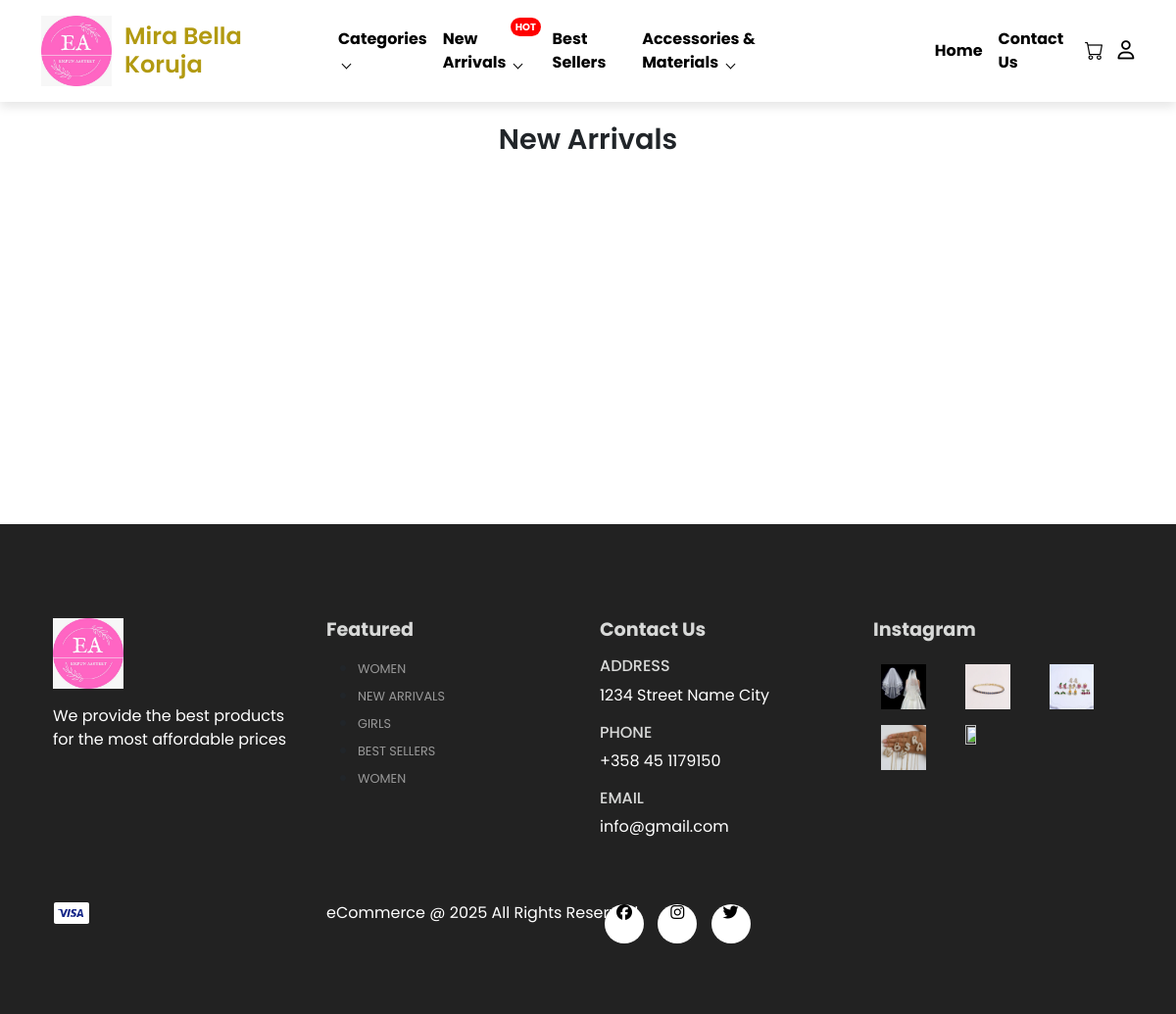
Before: /new_arrivals.php?product_name=Bracelet with the older database file.
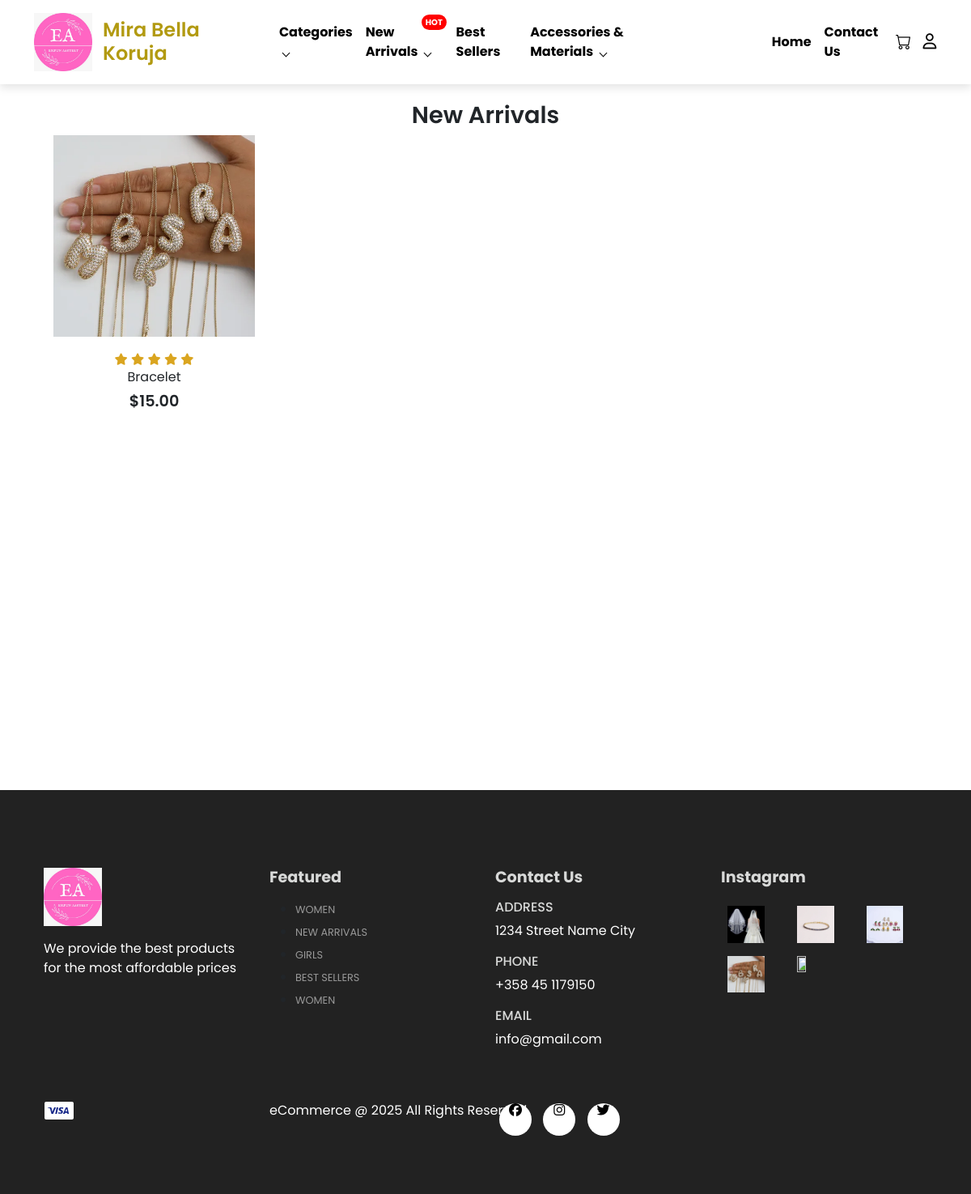
After: the same page with the newer database file.
### tables this page shows
CREATE TABLE `products` (
  `product_id` int(11) NOT NULL,
  `product_name` varchar(100) NOT NULL,
  `product_category` varchar(100) NOT NULL,
  `product_description` varchar(255) NOT NULL,
  `product_image` varchar(255) NOT NULL,
  `product_image2` varchar(255) NOT NULL,
  `product_image3` varchar(255) NOT NULL,
  `product_image4` varchar(255) NOT NULL,
  `product_image5` varchar(255) NOT NULL,
  `product_price` decimal(6,2) NOT NULL,
  `product_special_offer` int(2) NOT NULL,
  `product_color` varchar(100) NOT NULL
);

### new_arrivals.php (the view, shortened to what this page needs)
<?php
include('server/connection.php');
if (isset($_GET['product_name'])) {
    $product_name = urldecode($_GET['product_name']);
    $stmt = $conn->prepare("SELECT * FROM products WHERE product_name = ?");
    $stmt->bind_param("s", $product_name);
    $stmt->execute();
    $new_arrivals = $stmt->get_result();
} else {
    header("Location: index.php");
}
?>
         <h5 class="category-title d-flex fs-4">
          <a class="nav-link" href="index.php">Home</a> >
          <i><?php echo isset($_GET['product_name']) ? ucfirst(htmlspecialchars($_GET['product_name'])) : ''; ?></i>
          </h5>
        <div class="container text-center mt-5 py-5">
            <h2>New Arrivals</h2>
            <div class="row mx-auto container-fluid">
                <?php while ($row = $new_arrivals->fetch_assoc()) { ?>
                <div class="product text-center col-lg-3 col-md-4 col-sm-12">
                    <img class="img-fluid mb-3" src="assets/imgs/<?php echo $row['product_image']; ?>" />
                    <div class="star">
                        <i class="fas fa-star"></i>
                        <i class="fas fa-star"></i>
                        <i class="fas fa-star"></i>
                        <i class="fas fa-star"></i>
                        <i class="fas fa-star"></i>
                    </div>
                    <h5 class="p-name"><?php echo $row['product_name']; ?></h5>
                    <h4 class="p-price">$<?php echo $row['product_price']; ?></h4>
                    <a href="<?php echo "single_product.php?product_id=" . $row['product_id']; ?>">
                    </a>
                </div>
                <?php } ?>
            </div>
        </div>
   <?php include('layouts/header.php')?>
   <section id="categories" class="my-5 pb-5">
      <div class="container text-center mt-5 py-5">
     </div>
   </section>
<?php include('layouts/footer.php')?>

Changed rows visible on the page:
added products: product_image (picture), product_name "Bracelet", product_price "15.00"
